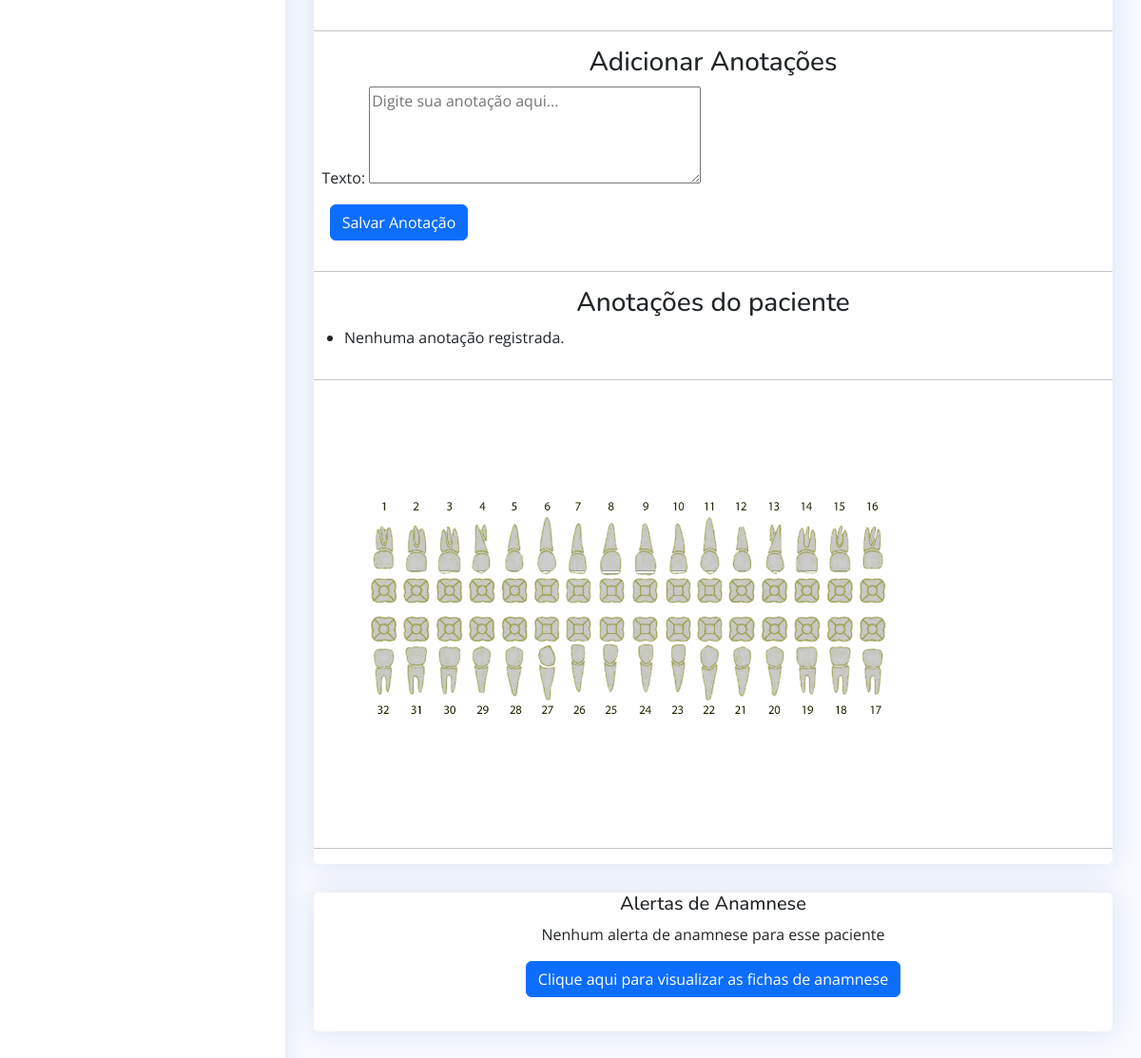
The app's page /pagina_paciente/2/ (signed in, lower part), older data.
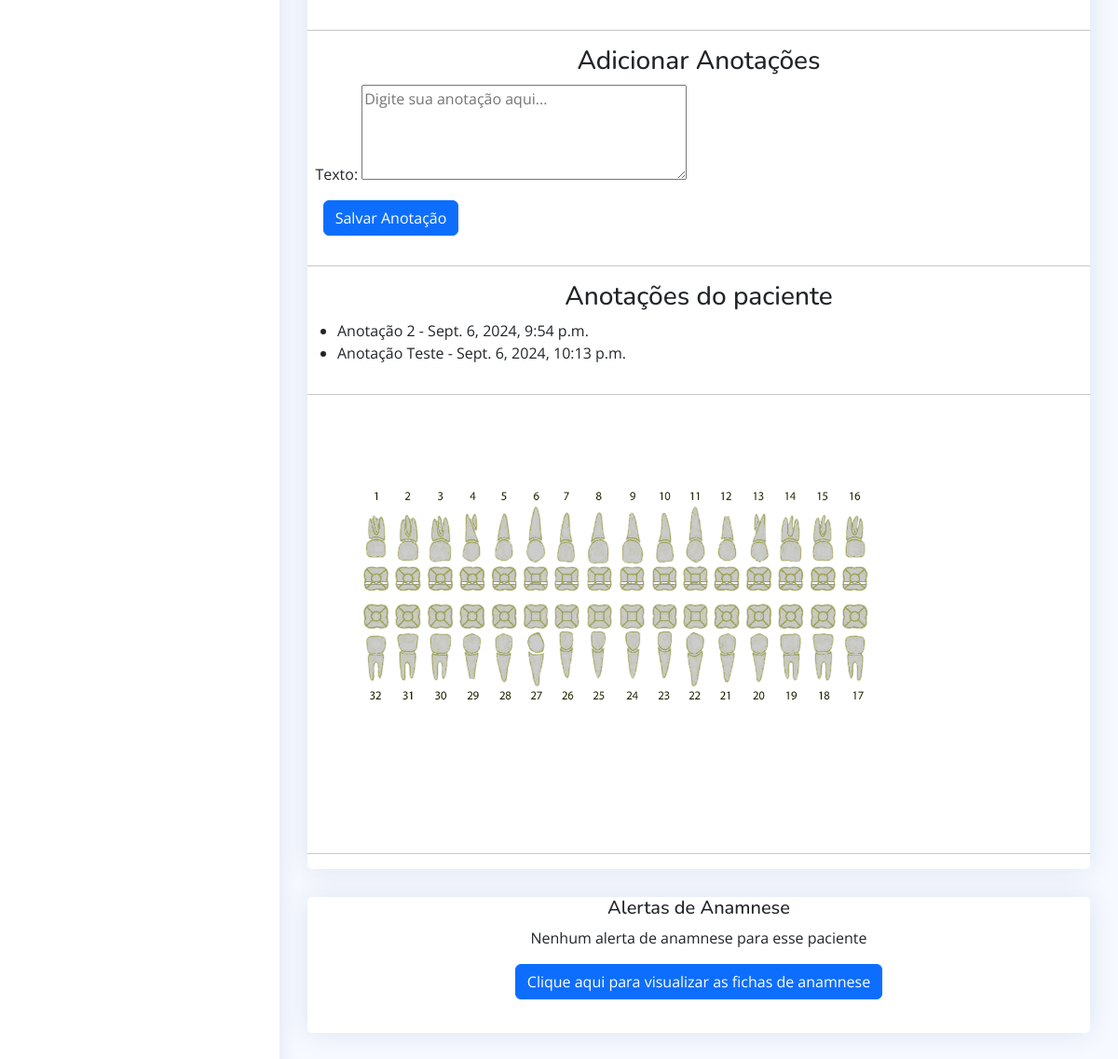
The same page, newer data.
### app/models.py (models this page shows, shortened)
class Anotacao(models.Model):
    paciente = models.ForeignKey(Paciente, on_delete=models.CASCADE, related_name='anotacoes')
    texto = models.TextField()
    data_criacao = models.DateTimeField(default=timezone.now)

### app/views.py (the view, shortened to what this page needs)
# urls.py: path("pagina_paciente/<int:paciente_id>/", views.pagina_paciente, name='pagina_paciente'),
@login_required(login_url="/")
def pagina_paciente(request, paciente_id):
    paciente = get_object_or_404(Paciente, id=paciente_id)
    eventos = Event.objects.filter(paciente=paciente)
    anotacoes = Anotacao.objects.filter(paciente=paciente)
    odontograma, created = Odontograma.objects.get_or_create(paciente=paciente)
    if request.method == 'POST':
        form = AnotacaoForm(request.POST)
        dente_form = DenteForm(request.POST, instance=odontograma)
        if form.is_valid():
            anotacao = form.save(commit=False)
            anotacao.paciente = paciente
            anotacao.save()
        if dente_form.is_valid():
            dente_form.save()
        block_id = request.POST.get('block_id')
        if block_id:
            color = request.POST.get('color', '#cccccc')
            position_x = int(request.POST.get('position_x', 0))
            position_y = int(request.POST.get('position_y', 0))
            clicks = int(request.POST.get('clicks', 0))
            Block.objects.update_or_create(
                paciente=paciente,
                position_x=position_x,
                position_y=position_y,
                defaults={
                    'color': color,
                    'clicks': clicks,
                }
            )
        return redirect('pagina_paciente', paciente_id=paciente.id)
    else:
        form = AnotacaoForm()
        dente_form = DenteForm(instance=odontograma)
    blocks = Block.objects.filter(paciente=paciente)
    context = {
        "object": paciente,
        "eventos": eventos,
        "anotacoes": anotacoes,
        "form": form,
        "odontograma": odontograma,
        "dente": dente_form,
        "blocks": blocks
    }
    return render(request, 'frontend/pagina_paciente.html', context)

### app/forms.py
class AnotacaoForm(forms.ModelForm):
    class Meta:
        model = Anotacao
        fields = ['texto']
        widgets = {
            'texto': forms.Textarea(attrs={'rows': 4, 'placeholder': 'Digite sua anotação aqui...'}),
        }

### app/templates/frontend/pagina_paciente.html (shortened to what this page needs)
<html lang="en">
  {% load static %}
<head>
    <link rel="stylesheet" href="{% static "style.css" %}">
  <link href="{% static "vendor/bootstrap/css/bootstrap.min.css" %}" rel="stylesheet">
  <link href="{% static "vendor/bootstrap-icons/bootstrap-icons.css" %}" rel="stylesheet">
  <link href="{% static "vendor/boxicons/css/boxicons.min.css" %}" rel="stylesheet">
  <link href="{% static "vendor/quill/quill.snow.css" %}" rel="stylesheet">
  <link href="{% static "vendor/quill/quill.bubble.css" %}" rel="stylesheet">
  <link href="{% static "vendor/remixicon/remixicon.css" %}" rel="stylesheet">
  <link href="{% static "vendor/simple-datatables/style.css" %}" rel="stylesheet">
  <link href="{% static "css/style.css" %}" rel="stylesheet">
</head>
<body>
  <aside id="sidebar" class="sidebar">
  </aside>
  <main id="main" class="main">
      <div class="card">
          <div class="card-body">
          </div><hr>
          <h3 style="text-align: center;">Adicionar Anotações</h3>
    <form method="post" style="margin-left: 1%;">
        {{ form.as_p }}
        <button style="margin-left: 1%" class="btn btn-primary" type="submit">Salvar Anotação</button>
    </form><hr>
          <h3 style="text-align: center;">Anotações do paciente</h3>
    <ul>
        {% for anotacao in anotacoes %}
        <li>{{ anotacao.texto }} - {{ anotacao.data_criacao }}</li>
        {% empty %}
        <li>Nenhuma anotação registrada.</li>
        {% endfor %}
    </ul><hr>
        <table>
          <img src="{% static "img/odontograma.PNG" %}" style="position: absolute; width: 660px; margin-top: 1550px; pointer-events: none; z-index: 10;">
        <div style="
        width: 675px;
        height: 460px;
        position: relative;
        display: flex;
        justify-content: center;
        align-items: center;
        padding: 115px 65px;
        padding-top: 40px;
        padding-left:60px;
        box-sizing: border-box;
    ">
        <div id="grid" style="
            display: grid;
            grid-template-columns: repeat(16, 32px);
            grid-template-rows: repeat(2, 145px);
            gap: 2px;
            width: 100%;
            height: 100%;
        ">
        </div>
    </div>
        </table>
    <hr>
      </div>
  <div class="card">
    <div class="card-body">
        <div class="text-center">
          <h5>Alertas de Anamnese</h5>
          <p>Nenhum alerta de anamnese para esse paciente</p>
          <a href="fichas_de_anamnese.html" class="btn btn-primary">Clique aqui para visualizar as fichas de anamnese</a>
        </div>
        <ul class="list-group list-group-flush">
            <li class="list-group-item"></li>
        </ul>
    </div>
  </div>
  </main>
</body>
</html>

Row changes from the older to the newer data that the page shows:
added Anotacao: texto "Anotação 2", data_criacao "Sept. 6, 2024, 9:54 p.m."
added Anotacao: texto "Anotação Teste", data_criacao "Sept. 6, 2024, 10:13 p.m."
Text that changed along with them:
text no longer shown: "Nenhuma anotação registrada."
